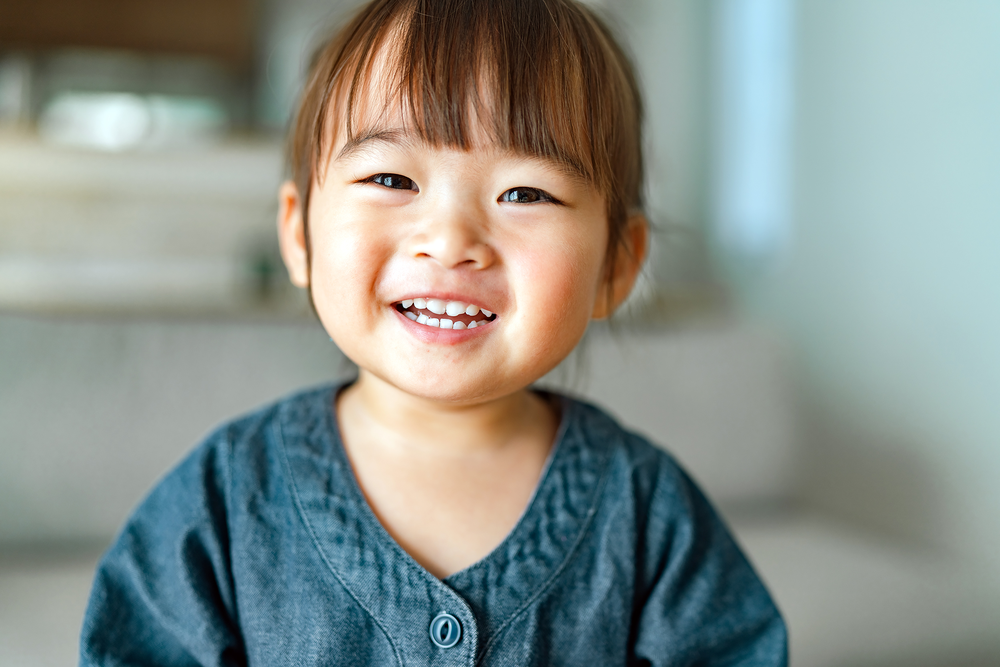
#> input picture Resources/girl.png, 1000 x 667 px, shrunk from 2500 x 1667 before the run
$ python crop-image.py
#> lines starting #> are read from the running program, lines starting #| are printed output that depends on the picture
import cv2

img = cv2.imread("../Resources/girl.png")
#> img is the input picture: shape (667, 1000, 3); mean B, G, R 137.9, 144, 136.4

imgCropped = img[0:500,500:1000]
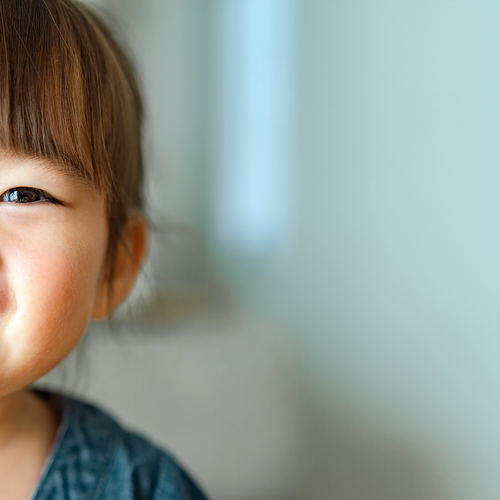
#> imgCropped: shape (500, 500, 3); mean B, G, R 149.3, 156, 145.8
##first height then width
cv2.imshow("Output",imgCropped)

cv2.waitKey(0)
